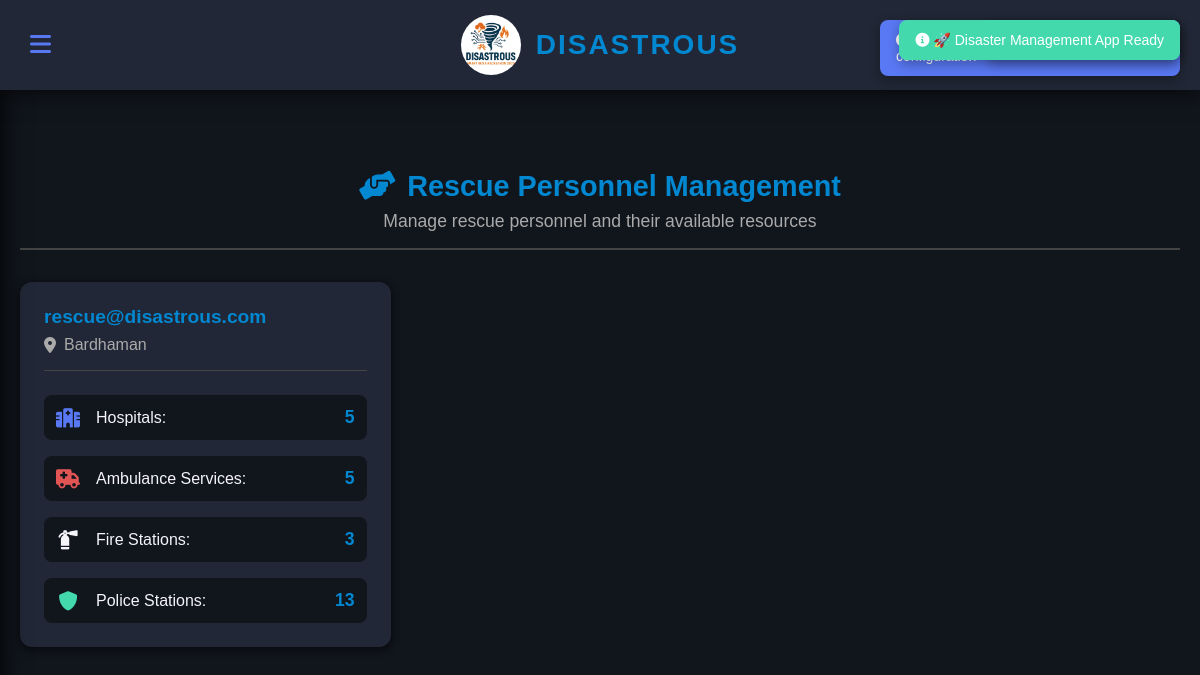
The page /admin/rescue-management (signed in) on the database its author committed.
### app.py (models this page shows, shortened)
class User(db.Model):
    id = db.Column(db.Integer, primary_key=True)
    email = db.Column(db.String(120), unique=True, nullable=False)
    password = db.Column(db.String(120), nullable=False)
    role = db.Column(db.String(80), nullable=False)
    street_address = db.Column(db.String(200))
    area_locality = db.Column(db.String(200))
    city = db.Column(db.String(100))
    state = db.Column(db.String(100))
    pincode = db.Column(db.String(6))

### app.py (the view)
@app.route('/admin/rescue-management')
@login_required(role='admin')
def admin_rescue_management():
    try:
        rescue_personnel = User.query.filter_by(role='rescue').all()
        for personnel in rescue_personnel:
            personnel.resource_counts = {
                'hospitals': 5,          # Number of hospitals they manage
                'ambulances': 5,         # Number of ambulance services
                'fire_stations': 3,      # Number of fire stations
                'police_stations': 13    # Number of police stations
            }
        context = get_template_context()
        context['rescue_personnel'] = rescue_personnel
        return render_template('admin/rescue_management.html', **context)
    except Exception as e:
        print(f"Error loading rescue management: {str(e)}")
        return redirect(url_for('admin_dashboard'))

### app.py (called while the page is built)
@app.before_request
def initialize_session():
    if 'user_preferences' not in session:
        session['user_preferences'] = {
            'language': 'en',
            'font_size': 16,
            'high_contrast': False,
            'dark_mode': False,
            'notifications': True,
            'location_services': True
        }

def login_required(role="any"):
    def decorator(f):
        @wraps(f)
        def decorated_function(*args, **kwargs):
            if 'user_id' not in session:
                return redirect(url_for('authority_login', _external=True))
            if role != "any" and session.get('user_role') != role:
                return redirect(url_for('authority_login', error="unauthorized", _external=True))
            return f(*args, **kwargs)
        return decorated_function
    return decorator

### templates/admin/rescue_management.html (shortened to what this page needs)
{% extends "admin_base.html" %}
{% block styles %}
<link rel="stylesheet" href="{{ url_for('static', filename='css/admin/rescue_management.css') }}">
{% endblock %}
{% block content %}
<div class="admin-container">
    <div class="page-header">
        <h1><i class="fas fa-hands-helping"></i> Rescue Personnel Management</h1>
        <p>Manage rescue personnel and their available resources</p>
    </div>
    <div class="personnel-grid">
        {% for person in rescue_personnel %}
        <div class="personnel-card">
            <div class="card-header">
                <h3>{{ person.email }}</h3>
                <p><i class="fas fa-location-dot"></i> {{ person.city }}</p>
            </div>
            <div class="resource-counts">
                <div class="resource-item">
                    <i class="fas fa-hospital"></i>
                    <span class="label">Hospitals:</span>
                    <span class="count">{{ person.resource_counts.hospitals }}</span>
                </div>
                <div class="resource-item">
                    <i class="fas fa-ambulance"></i>
                    <span class="label">Ambulance Services:</span>
                    <span class="count">{{ person.resource_counts.ambulances }}</span>
                </div>
                <div class="resource-item">
                    <i class="fas fa-fire-extinguisher"></i>
                    <span class="label">Fire Stations:</span>
                    <span class="count">{{ person.resource_counts.fire_stations }}</span>
                </div>
                <div class="resource-item">
                    <i class="fas fa-shield-alt"></i>
                    <span class="label">Police Stations:</span>
                    <span class="count">{{ person.resource_counts.police_stations }}</span>
                </div>
            </div>
        </div>
        {% endfor %}
    </div>
</div>
{% endblock %}

### static/css/base.css (style rules this page uses)
:root { --background: #f4f4f9; --foreground: #ffffff; --text: #11151c; --text-secondary: #555; --accent: #3d52a0; --primary: #7091e6; --danger: #d9534f; --success: #5cb85c; --white: #11151c; --shadow: rgba(0, 0, 0, 0.1); --border: #ddd; --font-size: 1rem; --alert-critical: #dc3545; --alert-critical-bg: rgba(220, 53, 69, 0.1); --alert-high: #ff9800; --alert-high-bg: rgba(255, 152, 0, 0.1); --alert-medium: #2196f3; --alert-medium-bg: rgba(33, 150, 243, 0.1); --alert-low: #4caf50; --alert-low-bg: rgba(76, 175, 80, 0.1); --emergency-text: #dc3545; --emergency-bg: rgba(220, 53, 69, 0.1); --emergency-border: #dc3545; --notification-info-bg: #5978f3; --notification-success-bg: #28a745; --notification-warning-bg: #ffc107; --notification-error-bg: #dc3545; --pin-color-critical: #e53e3e; --pin-color-high: #ff6b35; --pin-color-moderate: #f7931e; --pin-color-low: #28a745; --pin-color-text: #ffffff; --info-window-bg: #ffffff; --info-window-text: #2d3748; --info-window-subtext: #718096; }
body.dark-mode { --background: #11151c; --foreground: #212736; --text: #f4f4f9; --text-secondary: #aaa; --accent: #5978f3; --primary: #0288D1; --danger: #e25555; --success: #43d9ad; --white: #f4f4f9; --shadow: rgba(0, 0, 0, 0.7); --border: #444; --notification-info-bg: #5978f3; --notification-success-bg: #43d9ad; --notification-warning-bg: #f7931e; --notification-error-bg: #e25555; --pin-color-critical: #e53e3e; --pin-color-high: #ff6b35; --pin-color-moderate: #f7931e; --pin-color-low: #43d9ad; --pin-color-text: #ffffff; --info-window-bg: #2c344b; --info-window-text: #f4f4f9; --info-window-subtext: #a0aec0; }
* { margin: 0; padding: 0; box-sizing: border-box; }
body { font-family: 'Arial', sans-serif; background: var(--background); color: var(--text); min-height: 100vh; padding-top: 130px; font-size: var(--font-size); transition: all 0.3s ease; }
.page-header { text-align: center; margin-bottom: 20px; }
.page-header h1 { font-size: 2.5rem; color: var(--primary); }
.page-header p { font-size: 1.1rem; color: var(--text-secondary); }

### static/css/components.css (style rules this page uses)
.page-header { text-align: center; margin-bottom: 2rem; }
.page-header h1 { color: var(--primary); margin-bottom: 0.5rem; }
.page-header p { color: var(--text-secondary); font-size: 1.1rem; }

### static/css/admin/rescue_management.css (style rules this page uses)
.page-header { text-align: center; margin-bottom: 2rem; padding-bottom: 1rem; border-bottom: 2px solid var(--border); }
.page-header h1 { color: var(--primary); font-size: 1.8rem; margin-bottom: 0.5rem; display: flex; align-items: center; justify-content: center; gap: 0.75rem; }
.page-header p { color: var(--text-secondary); font-size: 1.1rem; }
.personnel-grid { display: grid; grid-template-columns: repeat(auto-fill, minmax(300px, 1fr)); gap: 1.5rem; margin-top: 2rem; }
.personnel-card { background: var(--foreground); border-radius: 12px; padding: 1.5rem; box-shadow: 0 2px 8px var(--shadow); transition: transform 0.2s, box-shadow 0.2s; }
.card-header { margin-bottom: 1.5rem; padding-bottom: 1rem; border-bottom: 1px solid var(--border); }
.card-header h3 { color: var(--primary); font-size: 1.2rem; margin-bottom: 0.5rem; }
.card-header p { color: var(--text-secondary); display: flex; align-items: center; gap: 0.5rem; }
.resource-counts { display: grid; gap: 1rem; }
.resource-item { display: flex; align-items: center; gap: 1rem; padding: 0.75rem; border-radius: 8px; background: var(--background); transition: background-color 0.2s; }
.resource-item i { font-size: 1.2rem; width: 1.5rem; text-align: center; }
.resource-item .label { flex: 1; color: var(--text); font-weight: 500; }
.resource-item .count { font-weight: bold; color: var(--primary); min-width: 2rem; text-align: right; font-size: 1.1rem; }
.resource-item:nth-child(1) i { color: var(--accent); }
.resource-item:nth-child(2) i { color: var(--danger); }
.resource-item:nth-child(3) i { color: var(--warning); }
.resource-item:nth-child(4) i { color: var(--success); }

### rows shown on the page
User: email "rescue@disastrous.com", city "Bardhaman", resource_counts.hospitals "5", resource_counts.ambulances "5", resource_counts.fire_stations "3", resource_counts.police_stations "13"
